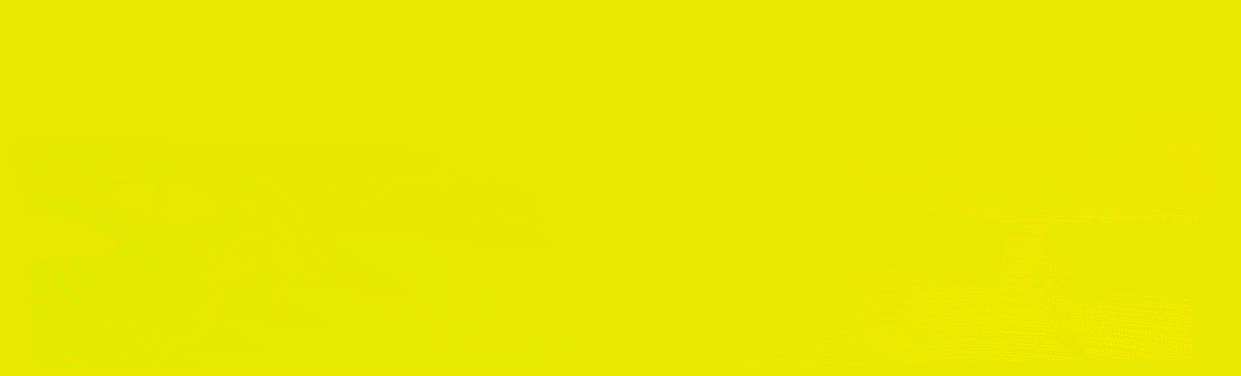
#> input picture data/kitti_optical_flow/gt/000045_10.png, 1241 x 376 px, found by its file name; the run also reads 1 picture not shown here
$ python main_OF.py   (older library calls are emulated)
#> lines starting #> are read from the running program, lines starting #| are printed output that depends on the picture; after the words box and inside, x2 and y2 are one past the last pixel; in counts of white or black regions, pixels touching at a corner belong together
### code/utils_opticalFlow.py
import cv2 as cv
from PIL import Image
import os
import numpy as np
import matplotlib

#matplotlib.use('Agg')
matplotlib.use('TkAgg')

# For visulization
import matplotlib.pyplot as plt
from matplotlib import gridspec
#import matplotlib.ticker as ticker
# Our LIBS
import utils as utils
from skimage.measure import block_reduce


# Function for Optical Flow
#==========================

def readOF(OFdir,filename):
    """
    Reading Optical flow files:
    As descriped in the Kitti Deelopment kittols
    3 Dim validation - B channel
    1 Dim u - R channel
    2 Dim v - G channel
    """
#> called with OFdir = '../datasets/kitti_optical_flow/gt/', filename = '000045_10.png'
    # Sequance 1
    OF_path = os.path.join(OFdir ,filename)
    OF = cv.imread(OF_path,-1)
#> OF is the input picture: shape (376, 1241, 3) uint16; mean B, G, R 0.2, 32812.5, 32773.6
    # BGR CHANNEL
    Fu = (OF[:,:,2].astype(np.float)-2**15) / 64.0
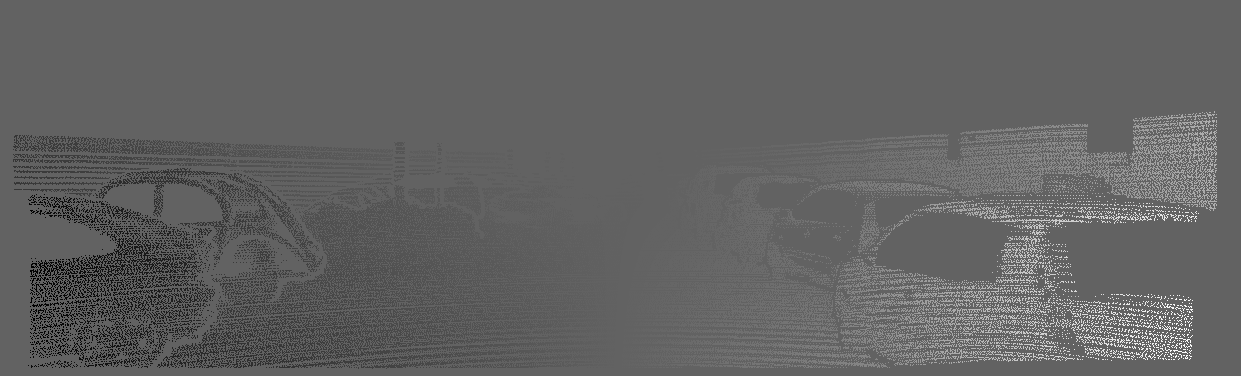
#> Fu: shape (376, 1241) float64; min -30.95, max 49.38, mean 0.1; drawn with min black and max white
    Fv = (OF[:,:,1].astype(np.float)-2**15) / 64.0
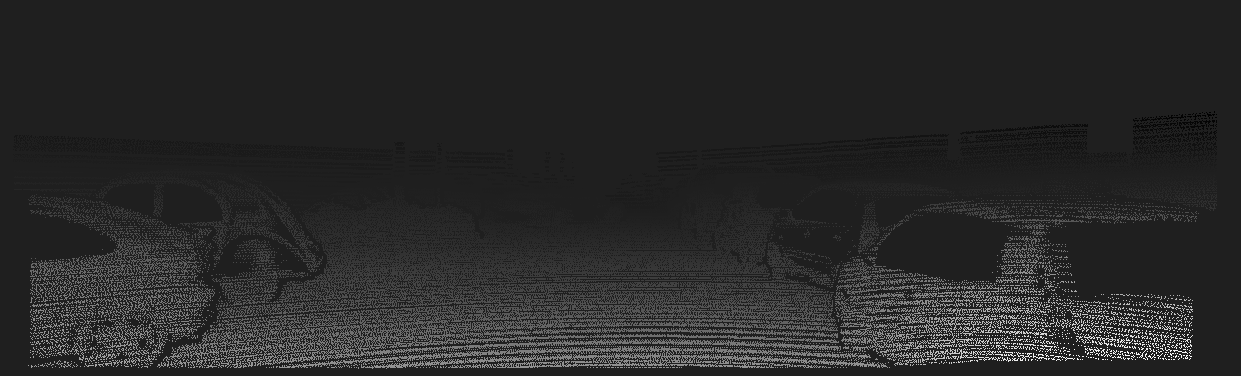
#> Fv: shape (376, 1241) float64; min -2.3, max 16.11, mean 0.695; drawn with min black and max white
    valid_OF = OF[:,:,0].astype(np.float)
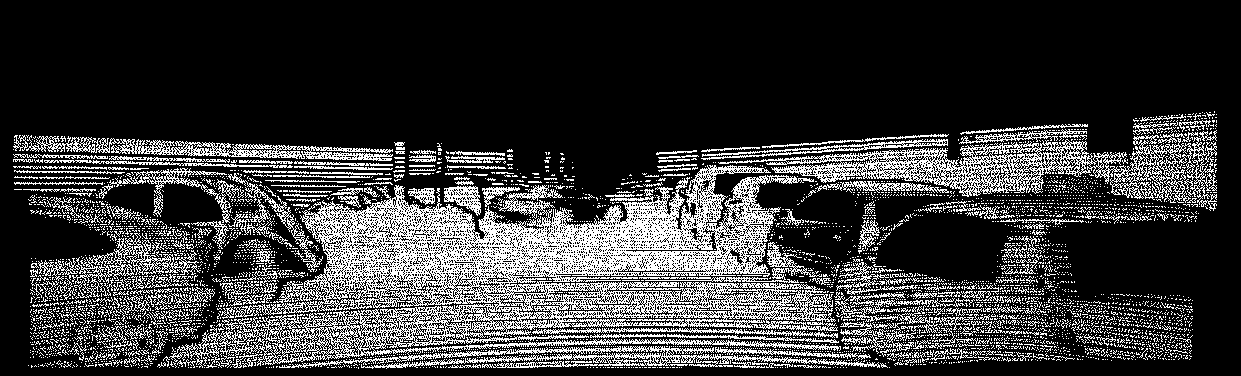
#> valid_OF: shape (376, 1241) float64; values 0 (black) and 1 (white), 22.4% white in thin lines or dots, all inside (x1, y1, x2, y2) = (13, 111, 1217, 369)

    Fu = np.multiply(Fu,valid_OF)
    Fv = np.multiply(Fv,valid_OF)
    return Fu ,Fv, valid_OF

# [177 lines left out: functions writeOF, plotOF, MSEN_PEPN, compute_errmap, mse_vectors, OF_err_disp and 2 more, not called in this run]

### code/main_OF.py

import numpy as np
import cv2 as cv

import utils_opticalFlow as ut
#import matplotlib
#matplotlib.use('Agg')


# Data Folders
img_folder = '../datasets/kitti_optical_flow/training_sequences/'
gt_folder = '../datasets/kitti_optical_flow/gt/'
result_folder = '../datasets/kitti_optical_flow/kitti_LK_results/'
# Sequance 1
seq1 = '000045_10.png'
seq1_2 = '000045_11.png'

# Sequance 2
seq2=  '000157_10.png'
seq2_2 = '000157_11.png'

#Im1 = cv.imread(result_folder+'LKflow_'+seq1,-1)


# TASK 3
# Read Ground Truth
[u1gt,v1gt,valid1gt] = ut.readOF(gt_folder,seq1)
[u2gt,v2gt,valid2gt] = ut.readOF(gt_folder,seq2)
#> call 2 of readOF, with OFdir = '../datasets/kitti_optical_flow/gt/', filename = '000157_10.png'
#> in readOF (call 2), `Fu = (OF[:,:,2].astype(np.float)-2**15) / 64.0`:
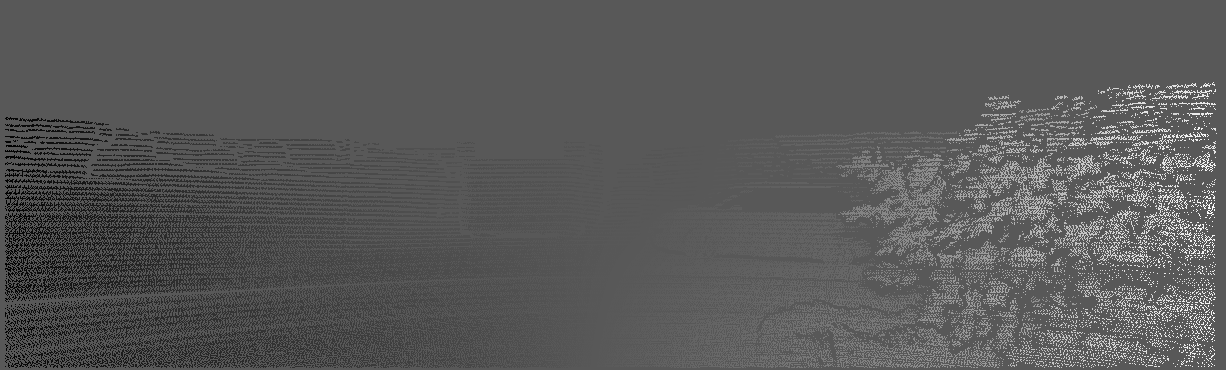
#> Fu: shape (370, 1226) float64; min -6.17, max 11.59, mean 0.0564; drawn with min black and max white
#> in readOF (call 2), `Fv = (OF[:,:,1].astype(np.float)-2**15) / 64.0`:
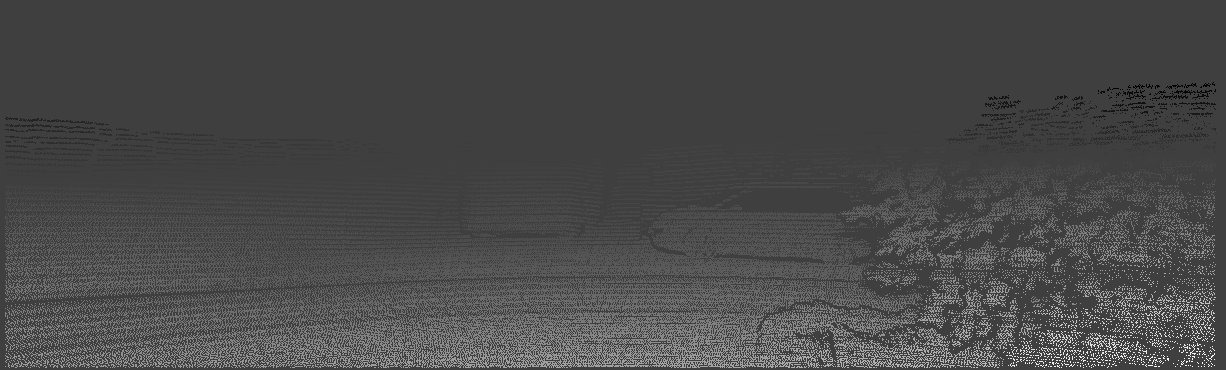
#> Fv: shape (370, 1226) float64; min -1.22, max 3.7, mean 0.192; drawn with min black and max white
#> in readOF (call 2), `valid_OF = OF[:,:,0].astype(np.float)`:
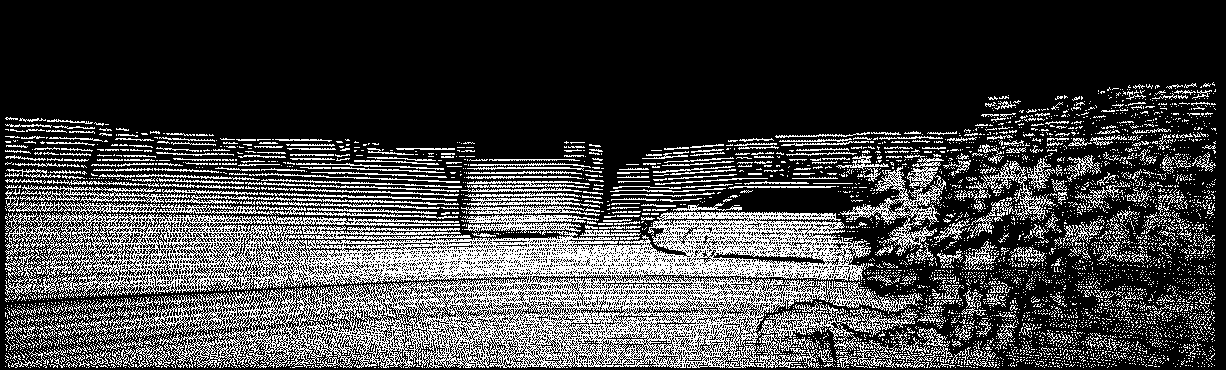
#> valid_OF: shape (370, 1226) float64; values 0 (black) and 1 (white), 25.7% white in thin lines or dots, all inside (x1, y1, x2, y2) = (5, 82, 1217, 368)
# Read LK Result
[u1lk,v1lk,valid1lk] = ut.readOF(result_folder,'LKflow_'+seq1)
#> (the run stopped early here; a loop or call above may not have finished)
